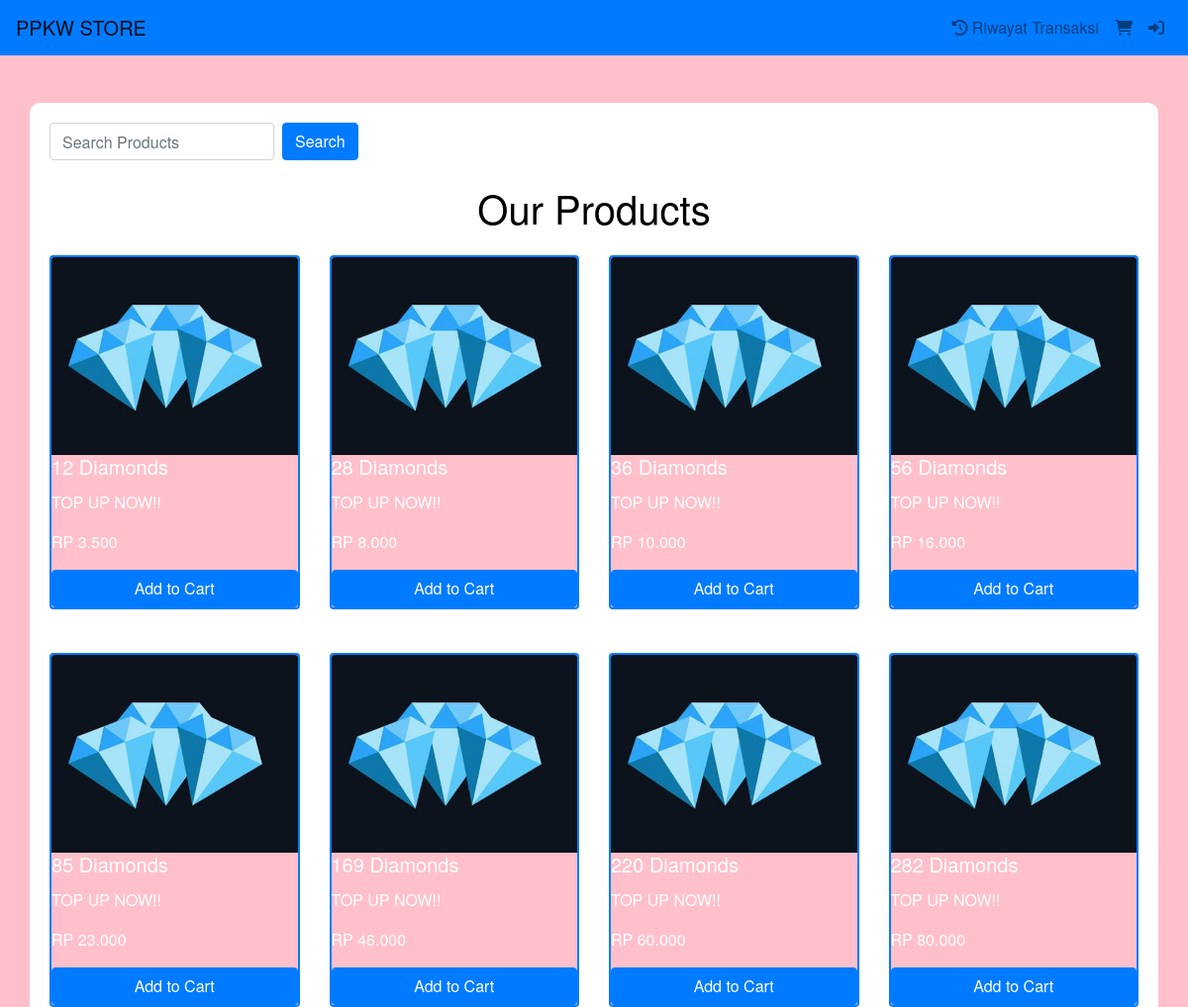
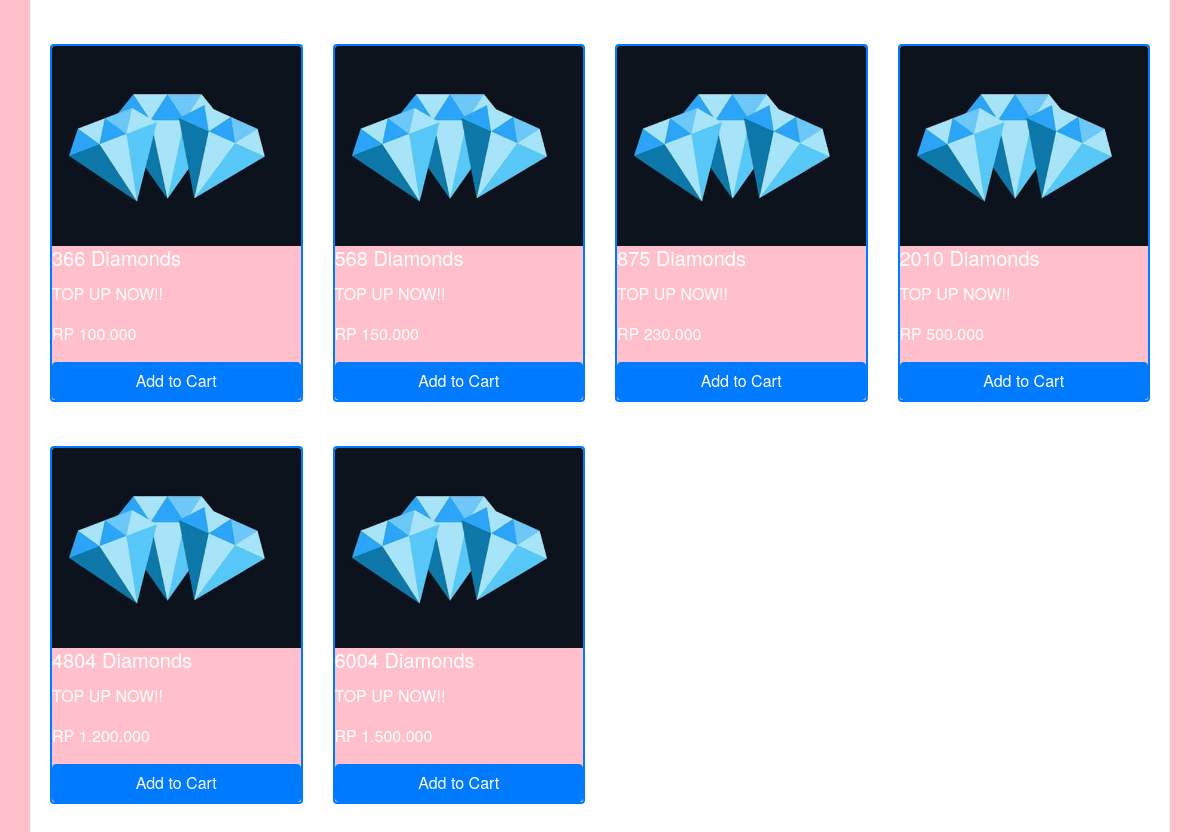
Before: / with the older database file (2 pictures, top to bottom).
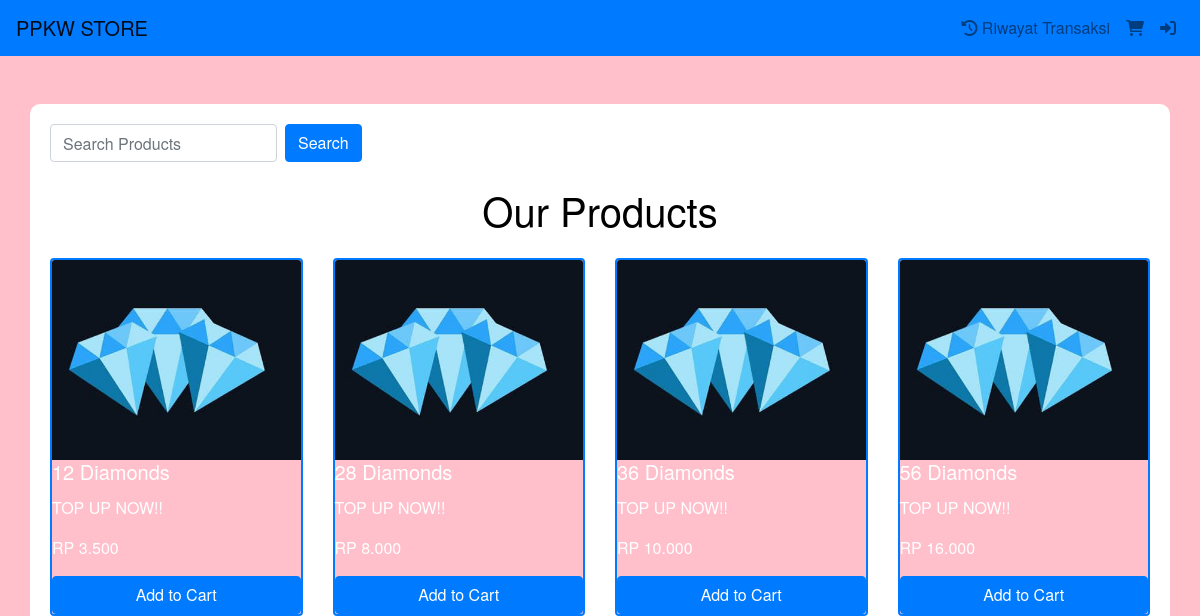
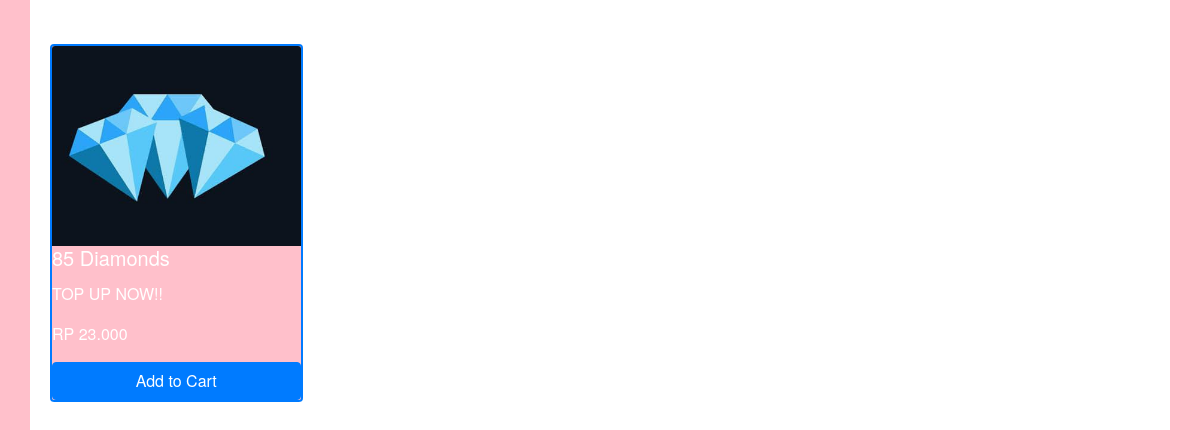
After: the same page with the newer database file (2 pictures, top to bottom).
### tables this page shows
CREATE TABLE `products` (
  `id` int(11) NOT NULL AUTO_INCREMENT,
  `name` varchar(100) NOT NULL,
  `description` text NOT NULL,
  `price` decimal(10,2) NOT NULL,
  `image` varchar(255) NOT NULL,
  `created_at` timestamp NOT NULL DEFAULT current_timestamp(),
  PRIMARY KEY (`id`)
);

### index.php (the view, shortened to what this page needs)
<?php
require 'config.php';
$searchQuery = '';
if (isset($_GET['search'])) {
    $searchQuery = $_GET['search'];
    $query = "SELECT * FROM products WHERE name LIKE :searchQuery OR description LIKE :searchQuery";
} else {
    $query = "SELECT * FROM products";
}
$stmt = $pdo->prepare($query);
if ($searchQuery) {
    $stmt->execute(['searchQuery' => '%' . $searchQuery . '%']);
} else {
    $stmt->execute();
}
$products = $stmt->fetchAll(PDO::FETCH_ASSOC);
?>
<!DOCTYPE html>
<html lang="en">
<head>
    <link href="https://stackpath.bootstrapcdn.com/bootstrap/4.5.2/css/bootstrap.min.css" rel="stylesheet">
    <link rel="stylesheet" href="https://cdnjs.cloudflare.com/ajax/libs/font-awesome/6.0.0-beta3/css/all.min.css">
</head>
<body>
<nav class="navbar navbar-expand-lg navbar-light">
    <a class="navbar-brand" href="#">PPKW STORE</a>
    <div class="collapse navbar-collapse" id="navbarNav">
        <ul class="navbar-nav ml-auto">
            <li class="nav-item">
                <a class="nav-link" href="history.php"><i class="fas fa-history"></i> Riwayat Transaksi</a>
            </li>
            <li class="nav-item">
                <a class="nav-link" href="Order/cart.php"><i class="fas fa-shopping-cart"></i></a>
            </li>
            <?php if (isset($_SESSION['user_id'])): ?>
                <li class="nav-item">
                    <a class="nav-link" href="Auth/logout.php"><i class="fas fa-sign-out-alt"></i></a>
                </li>
            <?php else: ?>
                <li class="nav-item">
                    <a class="nav-link" href="Auth/login.php"><i class="fas fa-sign-in-alt"></i></a>
                </li>
            <?php endif; ?>
        </ul>
    </div>
</nav>
<div class="container mt-5">
    <form method="GET" class="form-inline mb-4">
        <input type="text" name="search" class="form-control mr-2" placeholder="Search Products" value="<?= htmlspecialchars($searchQuery); ?>">
        <button type="submit" class="btn btn-primary">Search</button>
    </form>
    <h1 class="mb-4 text-center">Our Products</h1>
    <div class="row">
        <?php if (empty($products)): ?>
            <p class="text-center w-100">No products found.</p>
        <?php else: ?>
            <?php foreach ($products as $product): ?>
                <div class="col-md-3 mb-4">
                    <div class="card">
                        <img src="<?= 'admin/' . $product['image']; ?>" class="card-img-top product-img" alt="Product Image">
                        <h5 class="card-title"><?= htmlspecialchars($product['name']); ?></h5>
                        <p class="card-text"><?= htmlspecialchars($product['description']); ?></p>
                        <p class="card-text">RP <?= number_format($product['price'], 0, ',', '.'); ?></p>
                        <a href="Order/cart.php?action=add&id=<?= $product['id']; ?>" class="btn btn-primary">Add to Cart</a>
                    </div>
                </div>
            <?php endforeach; ?>
        <?php endif; ?>
    </div>
</div>
</body>
</html>

### index.php (style rules this page uses)
body { font-family: 'Helvetica Neue', Helvetica, Arial, sans-serif; background-color: ##9B59B6; color: ##FF69B4; position: relative; }
.navbar { background-color: #007bff; }
.container { padding-top: 20px; z-index: 1; position: relative; background-color: #FFFFFF; border-radius: 10px; padding: 20px; color: #000000; }
.card { background-color: #FFC0CB; color: #FFFFFF; margin-bottom: 20px; border: 2px solid #007bff; }
.btn-primary { background-color: #007bff; }
.product-img { width: 100%; height: 200px; object-fit: cover; }

Changed rows visible on the page:
removed products: image (picture), name "169 Diamonds", description "TOP UP NOW!!", price "46.000"
removed products: image (picture), name "220 Diamonds", description "TOP UP NOW!!", price "60.000"
removed products: image (picture), name "282 Diamonds", description "TOP UP NOW!!", price "80.000"
removed products: image (picture), name "366 Diamonds", description "TOP UP NOW!!", price "100.000"
removed products: image (picture), name "568 Diamonds", description "TOP UP NOW!!", price "150.000"
removed products: image (picture), name "875 Diamonds", description "TOP UP NOW!!", price "230.000"
removed products: image (picture), name "2010 Diamonds", description "TOP UP NOW!!", price "500.000"
removed products: image (picture), name "4804 Diamonds", description "TOP UP NOW!!", price "1.200.000"
removed products: image (picture), name "6004 Diamonds", description "TOP UP NOW!!", price "1.500.000"
